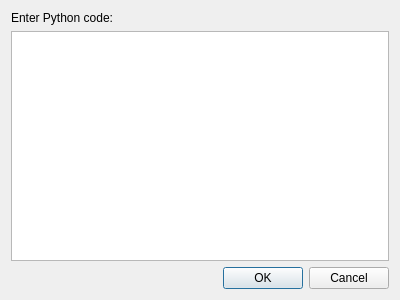
<?xml version="1.0" encoding="UTF-8"?>
<ui version="4.0">
 <class>Dialog</class>
 <widget class="QDialog" name="Dialog">
  <property name="geometry">
   <rect>
    <x>0</x>
    <y>0</y>
    <width>400</width>
    <height>300</height>
   </rect>
  </property>
  <property name="windowTitle">
   <string>Dialog</string>
  </property>
  <layout class="QVBoxLayout" name="verticalLayout">
   <item>
    <widget class="QLabel" name="label">
     <property name="text">
      <string>Enter Python code:</string>
     </property>
    </widget>
   </item>
   <item>
    <widget class="QPlainTextEdit" name="codeEdit">
     <property name="font">
      <font>
       <family>Monospace</family>
      </font>
     </property>
    </widget>
   </item>
   <item>
    <widget class="QDialogButtonBox" name="buttonBox">
     <property name="orientation">
      <enum>Qt::Horizontal</enum>
     </property>
     <property name="standardButtons">
      <set>QDialogButtonBox::Cancel|QDialogButtonBox::Ok</set>
     </property>
    </widget>
   </item>
  </layout>
 </widget>
 <resources/>
 <connections>
  <connection>
   <sender>buttonBox</sender>
   <signal>accepted()</signal>
   <receiver>Dialog</receiver>
   <slot>accept()</slot>
   <hints>
    <hint type="sourcelabel">
     <x>248</x>
     <y>254</y>
    </hint>
    <hint type="destinationlabel">
     <x>157</x>
     <y>274</y>
    </hint>
   </hints>
  </connection>
  <connection>
   <sender>buttonBox</sender>
   <signal>rejected()</signal>
   <receiver>Dialog</receiver>
   <slot>reject()</slot>
   <hints>
    <hint type="sourcelabel">
     <x>316</x>
     <y>260</y>
    </hint>
    <hint type="destinationlabel">
     <x>286</x>
     <y>274</y>
    </hint>
   </hints>
  </connection>
 </connections>
</ui>
